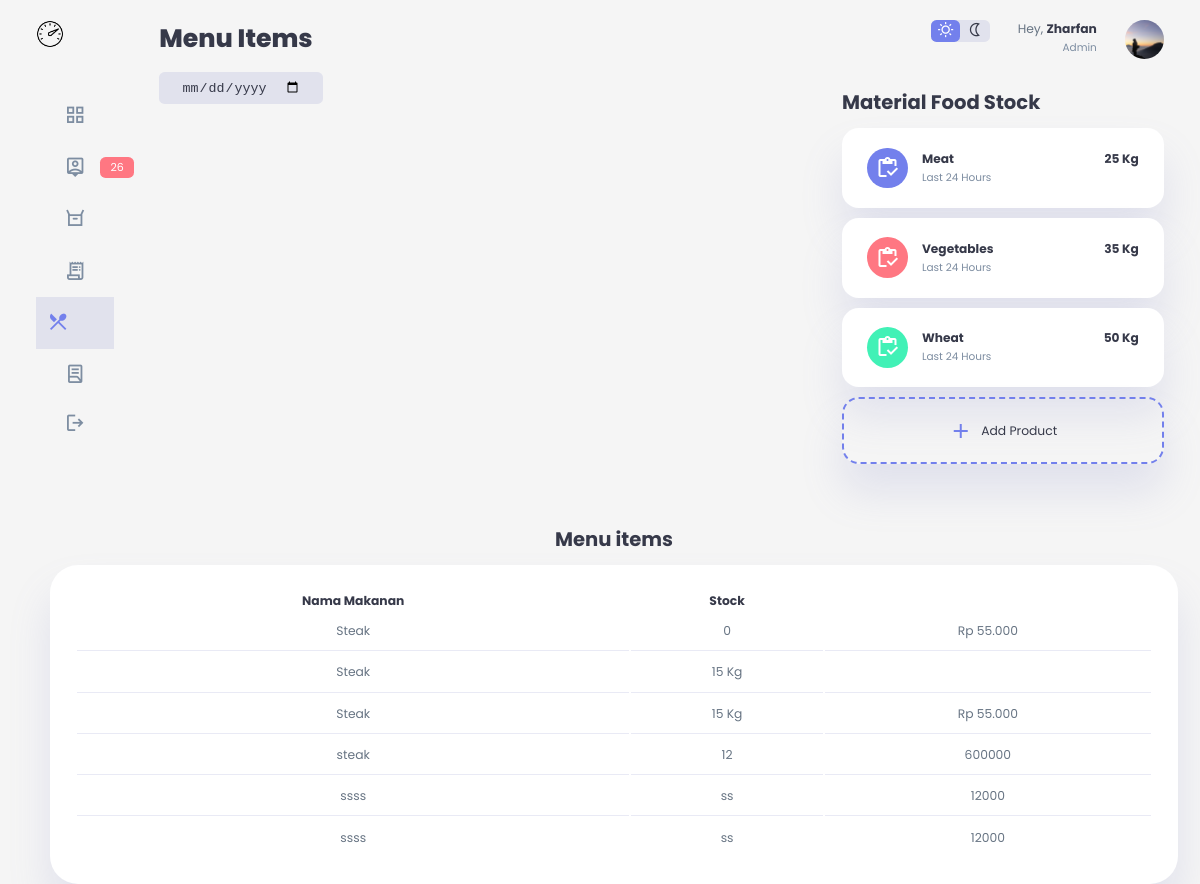
Page /php/menu.php on the committed database.
### tables this page shows
CREATE TABLE `daftar_menu` (
  `id` int(11) NOT NULL,
  `kd_makanan` int(11) NOT NULL,
  `nama_makanan` varchar(25) NOT NULL,
  `stock` varchar(11) NOT NULL,
  `price` varchar(15) NOT NULL
);

### php/menu.php (the view, shortened to what this page needs)
<?php
require 'popupadd.php';
$query_sql = "SELECT * FROM daftar_menu";
$result = mysqli_query($conn, $query_sql);
?>
<!DOCTYPE html>
<html lang="en">
<head>
    <link rel="stylesheet" href="dashboard.css">
    <link rel="stylesheet" href="https://cdnjs.cloudflare.com/ajax/libs/font-awesome/6.0.0-beta3/css/all.min.css">
</head>
<body>
    <div class="container">
        <aside>
            <div class="top">
                <div class="logo">
                    <img src="../img/icons8-dashboard-50.png">
                </div>
            </div>
            <div class="sidebar">
                <a href="dashboard.php" >
                    <span class="material-symbols-outlined">grid_view</span>
                </a>
                <a href="reservation.php">
                    <span class="material-symbols-outlined">person_pin</span>
                    <span class="message-count">26</span>
                </a>
                <a href="orders.php">
                    <span class="material-symbols-outlined">orders</span>
                </a>
                <a href="transaksi.php" >
                    <span class="material-symbols-outlined">receipt_long</span>
                </a>
                <a href="menu.php" class="active">
                    <span class="material-symbols-outlined">restaurant_menu</span>
                </a>
                <a href="report.php" >
                    <span class="material-symbols-outlined">lab_profile</span>
                </a>
                <a href="logout.php">
                    <span class="material-symbols-outlined">logout</span>
                </a>
            </div>
        </aside>
        <main>
            <h1>Menu Items</h1>
            <div class="date">
                <input type="date">
            </div>
            <div class="recent-orders">
    <h2>Menu items</h2>
    <table>
        <thead>
            <tr>
                <th>Nama Makanan</th>
                <th>Stock</th>
            </tr>
        </thead>
        <tbody>
        <?php
if (mysqli_num_rows($result) > 0) {
    while ($row = mysqli_fetch_assoc($result)) {
        echo "<tr>";
        echo "<td>" . $row['nama_makanan'] . "</td>";
        echo "<td>" . $row['stock'] . "</td>";
        echo "<td>" . $row['price'] . "</td>";
        echo "<td>";
    }
} else {
    echo "<tr><td colspan='5'>No data found</td></tr>";
}
?>
        </tbody>
    </table>
</div>
        </main>
        <div class="right">
            <div class="top">
                <div class="theme-toggler">
                    <span class="material-symbols-outlined active">wb_sunny</span>
                    <span class="material-symbols-outlined">nightlight</span>
                </div>
                <div class="profile">
                    <div class="info">
                        <p>Hey, <b>Zharfan</b></p>
                        <small class="text-muted">Admin</small>
                    </div>
                    <div class="profile-photo">
                        <img src="../img/profile-photo.png">
                    </div>
                </div>
            </div>
            <div class="sales-analytics">
                <h2>Material Food Stock</h2>
                <div class="item online">
                    <div class="icon">
                    <span class="material-symbols-outlined">inventory</span>
                    </div>
                    <div class="right">
                        <div class="info">
                            <h3>Meat</h3>
                            <small class="text-muted">Last 24 Hours</small>
                        </div>
                        <h3>25 Kg</h3>
                    </div>
                </div>
                <div class="item offline">
                    <div class="icon">
                    <span class="material-symbols-outlined">inventory</span>
                    </div>
                    <div class="right">
                        <div class="info">
                            <h3>Vegetables</h3>
                            <small class="text-muted">Last 24 Hours</small>
                        </div>
                        <h3>35 Kg</h3>
                    </div>
                </div>
                <div class="item customers">
                    <div class="icon">
                    <span class="material-symbols-outlined">inventory</span>
                    </div>
                    <div class="right">
                        <div class="info">
                            <h3>Wheat</h3>
                            <small class="text-muted">Last 24 Hours</small>
                        </div>
                        <h3>50 Kg</h3>
                    </div>
                </div>
            <div class="item add-product">
                <div>
                <span class="material-symbols-outlined">add</span>
                <a href="#menu" id="addProductBtn">Add Product</a>
                </div>
            </div>
            </div>
        </div>
    </div>
</body>
</html>

### rows in the picture
daftar_menu: nama_makanan "Steak", stock "0", price "Rp 55.000"
daftar_menu: nama_makanan "Steak", stock "15 Kg"
daftar_menu: nama_makanan "Steak", stock "15 Kg", price "Rp 55.000"
daftar_menu: nama_makanan "steak", stock "12", price "600000"
daftar_menu: nama_makanan "ssss", stock "ss", price "12000"
daftar_menu: nama_makanan "ssss", stock "ss", price "12000"
